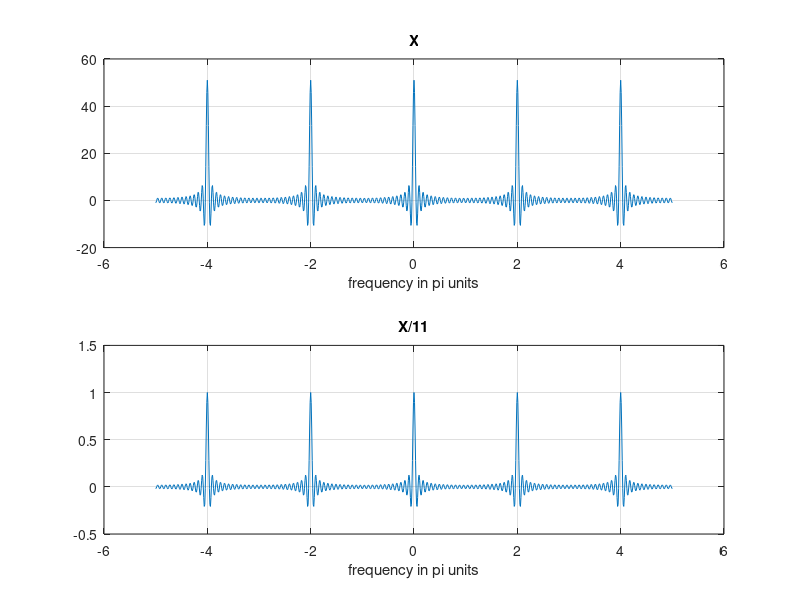

The MATLAB script that drew this image:
function[]=Q4c()
k=-500:500;w=(pi/100)*k;
n=-25:25;
m=1;
while(m<=51)
    x(m)=1;
    m=m+1;
end
X=x*(exp(-j*pi/100)).^(n'*k);
magX=abs(X);angX=angle(X);
subplot(2,1,1);plot(w/pi,X);grid
xlabel('frequency in pi units');title('X')
subplot(2,1,2);plot(w/pi,X/51);grid
xlabel('frequency in pi units');title('X/11')